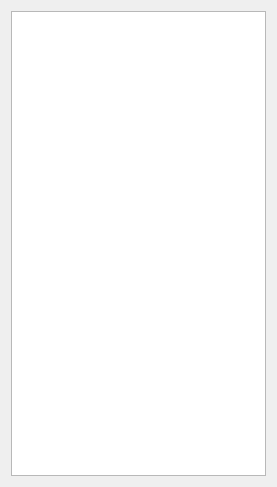
<?xml version="1.0" encoding="UTF-8"?>
<ui version="4.0">
 <class>QCommand</class>
 <widget class="QWidget" name="QCommand">
  <property name="geometry">
   <rect>
    <x>0</x>
    <y>0</y>
    <width>277</width>
    <height>487</height>
   </rect>
  </property>
  <property name="windowTitle">
   <string>Команды</string>
  </property>
  <layout class="QVBoxLayout" name="verticalLayout">
   <item>
    <widget class="QListWidget" name="lwCmd"/>
   </item>
  </layout>
 </widget>
 <resources/>
 <connections/>
</ui>
